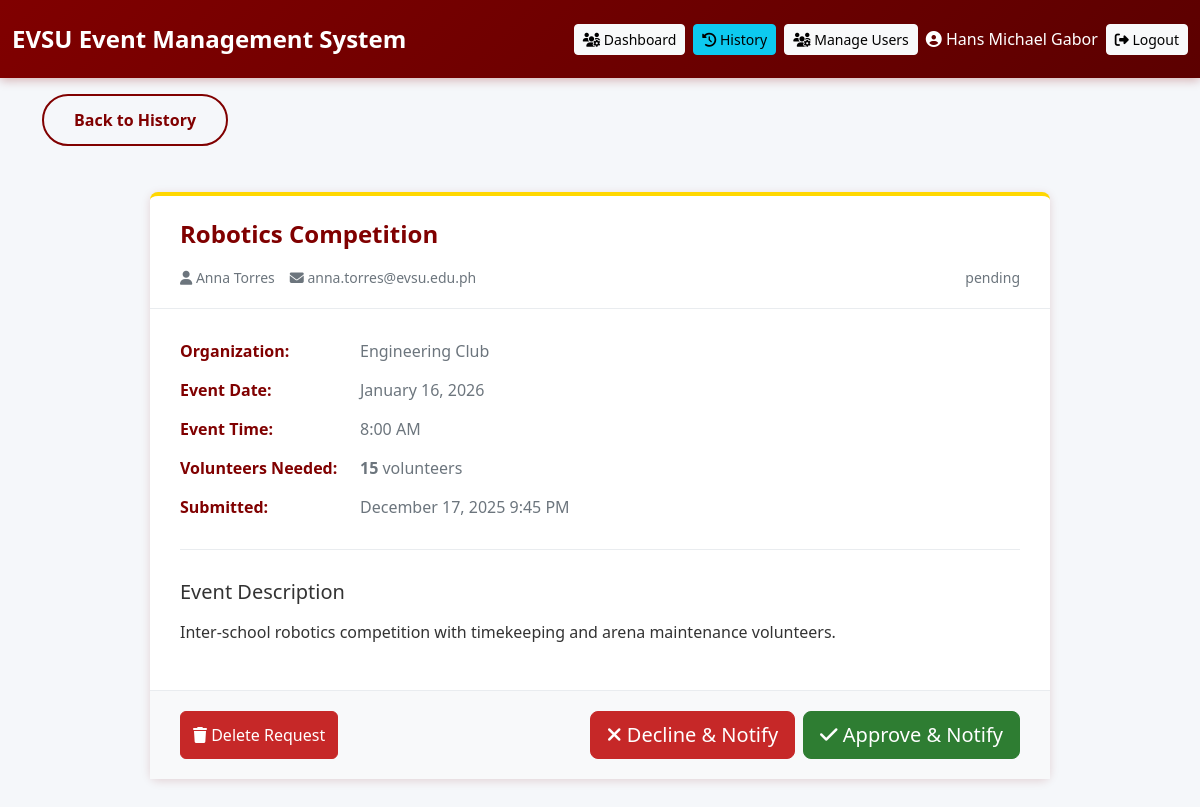
The app's page /view_request.php?id=77 (signed in) with its own data.
### tables this page shows
CREATE TABLE `event_requests` (
  `id` int(11) NOT NULL,
  `event_name` varchar(255) NOT NULL,
  `organization` varchar(255) NOT NULL,
  `requester_email` varchar(255) NOT NULL,
  `requester_name` varchar(255) NOT NULL,
  `event_date` date NOT NULL,
  `event_time` time NOT NULL,
  `volunteers_needed` int(11) DEFAULT 0,
  `description` text NOT NULL,
  `status` enum('pending','approved','declined','pending_notification') DEFAULT 'pending',
  `reviewed_by` int(11) DEFAULT NULL,
  `reviewed_at` timestamp NULL DEFAULT NULL,
  `notes` text DEFAULT NULL,
  `created_at` timestamp NOT NULL DEFAULT current_timestamp(),
  `updated_at` timestamp NOT NULL DEFAULT current_timestamp() ON UPDATE current_timestamp()
);

### config.php (called while the page is built, shortened)
<?php
function formatDate($date) {
    return date('F j, Y', strtotime($date));
}
function formatTime($time) {
    return date('g:i A', strtotime($time));
}
function getStatusBadge($status) {
    $badges = [
        'pending' => '<span class="badge badge-warning">Pending</span>',
        'approved' => '<span class="badge badge-success">Approved</span>',
        'declined' => '<span class="badge badge-danger">Declined</span>'
    ];
    return $badges[$status] ?? $status;
}
?>

### view_request.php (the view, shortened to what this page needs)
<?php
require_once 'config.php';
$requestId = isset($_GET['id']) ? (int)$_GET['id'] : 0;
$db = getDB();
$stmt = $db->prepare("
    SELECT er.*, u.full_name as reviewed_by_name
    FROM event_requests er
    LEFT JOIN users u ON er.reviewed_by = u.id
    WHERE er.id = ?
");
$stmt->execute([$requestId]);
$request = $stmt->fetch();
include 'includes/header.php';
include 'includes/navbar.php';
?>
<div class="container">
    <a href="history.php" class="btn btn-outline-secondary btn-back mt-3 mb-3">
        Back to History
    </a>
    <div class="gmail-container">
        <div class="gmail-header">
            <div class="gmail-subject">
                <?= htmlspecialchars($request['event_name']) ?>
            </div>
            <div class="gmail-meta">
                <span><i class="fas fa-user"></i> <?= htmlspecialchars($request['requester_name']) ?></span>
                <span><i class="fas fa-envelope"></i> <?= htmlspecialchars($request['requester_email']) ?></span>
                <span class="ms-auto">
                    <?= getStatusBadge($request['status']) ?>
                </span>
            </div>
        </div>
        <div class="gmail-body">
            <div class="info-row">
                <div class="info-label">Organization:</div>
                <div class="info-value"><?= htmlspecialchars($request['organization']) ?></div>
            </div>
            <div class="info-row">
                <div class="info-label">Event Date:</div>
                <div class="info-value">
                    <?= formatDate($request['event_date']) ?>
                </div>
            </div>
            <div class="info-row">
                <div class="info-label">Event Time:</div>
                <div class="info-value">
                    <?= formatTime($request['event_time']) ?>
                </div>
            </div>
            <div class="info-row">
                <div class="info-label">Volunteers Needed:</div>
                <div class="info-value">
                    <strong><?= $request['volunteers_needed'] ?></strong> volunteers
                </div>
            </div>
            <div class="info-row">
                <div class="info-label">Submitted:</div>
                <div class="info-value">
                    <?= date('F j, Y g:i A', strtotime($request['created_at'])) ?>
                </div>
            </div>
            <div class="description-section">
                <h5 class="mb-3">Event Description</h5>
                <p style="white-space: pre-line;"><?= htmlspecialchars($request['description']) ?></p>
            </div>
        </div>
        <div class="action-buttons">
            <button type="button" class="btn btn-danger" onclick="confirmDelete()">
                <i class="fas fa-trash"></i> Delete Request
            </button>
            <?php if ($request['status'] === 'pending'): ?>
            <div class="d-flex gap-2">
                <button type="button" class="btn btn-danger btn-lg" onclick="confirmDecline()">
                    <i class="fas fa-times"></i> Decline & Notify
                </button>
                <button type="button" class="btn btn-success btn-lg" onclick="confirmApprove()">
                    <i class="fas fa-check"></i> Approve & Notify
                </button>
            </div>
            <?php elseif ($request['status'] === 'approved'): ?>
            <div class="alert alert-success mb-0">
                <i class="fas fa-check-circle"></i> This request has been approved
            </div>
            <?php elseif ($request['status'] === 'declined'): ?>
            <div class="alert alert-danger mb-0">
                <i class="fas fa-times-circle"></i> This request has been declined
            </div>
            <?php endif; ?>
        </div>
    </div>
</div>
<?php
include 'includes/footer.php';
?>

### assets/css/style.css (style rules this page uses)
:root { --evsu-maroon: #800000; --evsu-gold: #FFD700; --evsu-white: #FFFFFF; --maroon-dark: #5c0000; --gold-dark: #d4af37; --maroon-light: #fff5f5; --gray-100: #f8f9fa; --gray-200: #e9ecef; --gray-300: #dee2e6; --gray-600: #6c757d; --success-green: #2e7d32; --success-dark: #1b5e20; --danger-red: #c62828; --danger-dark: #8e0000; }
* { margin: 0; padding: 0; box-sizing: border-box; }
body { font-family: 'Segoe UI', Tahoma, Geneva, Verdana, sans-serif; background: #f5f7fa; color: #333; overflow-x: hidden; }
.btn { transition: all 0.3s ease; font-weight: 500; }
.btn-success { background-color: var(--success-green); border-color: var(--success-green); }
.btn-danger { background-color: var(--danger-red); border-color: var(--danger-red); }
.btn-outline-secondary { color: var(--gray-600); border-color: var(--gray-600); }

### assets/css/forms.css (style rules this page uses)
.btn-back { background: transparent; border: 2px solid var(--evsu-maroon); color: var(--evsu-maroon); padding: 12px 30px; font-weight: 600; border-radius: 50px; transition: all 0.3s ease; }

### view_request.php (style rules this page uses)
.gmail-container { max-width: 900px; margin: 30px auto; background: white; border-radius: 8px; box-shadow: 0 2px 10px rgba(128,0,0,0.15); border-top: 4px solid var(--evsu-gold); }
.gmail-header { padding: 20px 30px; border-bottom: 1px solid #e9ecef; }
.gmail-subject { font-size: 24px; font-weight: 600; margin-bottom: 15px; color: var(--evsu-maroon); }
.gmail-meta { display: flex; align-items: center; gap: 15px; color: #6c757d; font-size: 14px; flex-wrap: wrap; }
.gmail-body { padding: 30px; }
.info-row { display: flex; margin-bottom: 15px; }
.info-label { width: 180px; font-weight: 600; color: var(--evsu-maroon); flex-shrink: 0; }
.info-value { flex: 1; color: #6c757d; }
.description-section { margin-top: 30px; padding-top: 30px; border-top: 1px solid #e9ecef; }
.action-buttons { padding: 20px 30px; border-top: 1px solid #e9ecef; display: flex; gap: 10px; justify-content: space-between; background: #f8f9fa; flex-wrap: wrap; }

### records on screen
event_requests: event_name "Robotics Competition", requester_name "Anna Torres", requester_email "anna.torres@evsu.edu.ph", status "pending", organization "Engineering Club", event_date "January 16, 2026", event_time "8:00 AM", volunteers_needed "15", created_at "December 17, 2025 9:45 PM", description "Inter-school robotics competition with timekeeping and arena maintenance volunteers."

### other values on screen
$fullName "Hans Michael Gabor"
